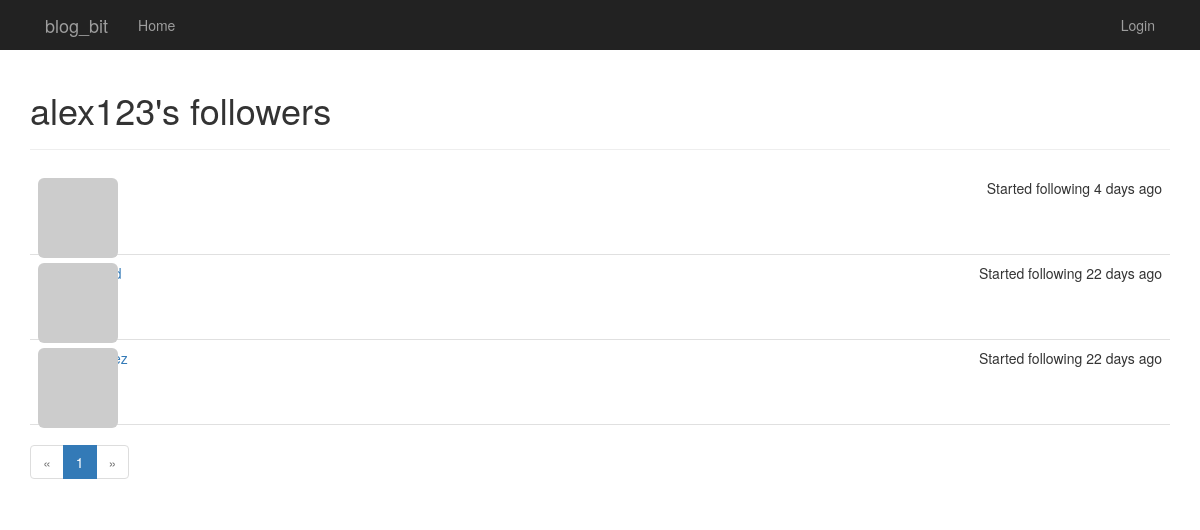
The page /followers/alex123 on the database its author committed.
### app/models/user.py (models this page shows, shortened)
class User(db.Model, UserMixin):
    id = db.Column(db.Integer, primary_key=True)
    username = db.Column(db.String(64), unique=True, index=True)
    name = db.Column(db.String(64))
    about_me = db.Column(db.Text())
    member_since = db.Column(db.DateTime(), default=datetime.utcnow)
    last_seen = db.Column(db.DateTime(), default=datetime.utcnow)
    email = db.Column(db.String(64), unique=True, index=True)
    password_hash = db.Column(db.String(128))
    pfp_hash = db.Column(db.String(32))
    confirmed = db.Column(db.Boolean, default=False)
    role_id = db.Column(db.Integer, db.ForeignKey('role.id'))
    posts = db.relationship('Post', backref='author', lazy='dynamic')
    comments = db.relationship('Comment', backref='author', lazy='dynamic')
    likes = db.relationship('Like', backref='user', lazy='dynamic')
    followed = db.relationship(
        'Follow',
        foreign_keys=[Follow.follower_id],
        backref=db.backref('follower', lazy='joined'),
        lazy='dynamic',
        cascade='all, delete-orphan'
    )
    followers = db.relationship(
        'Follow',
        foreign_keys=[Follow.followed_id],
        backref=db.backref('followed', lazy='joined'),
        lazy='dynamic',
        cascade='all, delete-orphan'
    )
    @property
    def password(self):
        raise AttributeError('Password is not a readable attribute!')
    def get_pfp(self, size=100, image_gen='retro'):
        url = 'https://secure.gravatar.com/avatar'
        return f'{url}/{self.pfp_hash}?s={size}&d={image_gen}&r=g'

### app/models/follow.py (models this page shows)
class Follow(db.Model):
    follower_id = db.Column(db.Integer, db.ForeignKey('user.id'), primary_key=True)
    followed_id = db.Column(db.Integer, db.ForeignKey('user.id'), primary_key=True)
    timestamp = db.Column(db.DateTime, default=datetime.utcnow())

### app/main/follow_views.py (the view)
@main.route('/followers/<username>')
def followers(username):
    user = User.query.filter_by(username=username).first_or_404()
    page = request.args.get('page', default=1, type=int)
    pagination = user.followers.filter(Follow.follower_id != user.id).order_by(Follow.timestamp.desc()).paginate(
        page=page,
        per_page=current_app.config['POSTS_PER_PAGE'],
    )
    follows = [{'user': item.follower, 'timestamp': item.timestamp} for item in pagination.items]
    return render_template('main/followers.html', user=user, follows=follows, pagination=pagination)

### app/auth/views.py (called while the page is built)
@auth.before_app_request
def before_request():
    current_user = flask_login.current_user
    if current_user.is_authenticated:
        current_user.ping()  # updating user last time seen property
        if not current_user.confirmed \
                and flask.request.blueprint != 'auth' \
                and flask.request.endpoint != 'static':
            return flask.redirect(flask.url_for('auth.unconfirmed'))

### app/main/main_views.py (called while the page is built)
@main.after_app_request
def after_request(response):
    for query in get_recorded_queries():
        if query.end_time >= current_app.config['SLOW_QUERY_TIME']:
            current_app.logger.warning('Slow query: %s\nParameters: %s\nDuration: %fs\nContext: %s\n' %
                                       (query.statement, query.parameters, query.duration,
                                        query.location))
    return response

### app/models/user.py (called while the page is built)
    def can(self, _):
        return False

### blog_bit.py (called while the page is built)
@app.context_processor
def inject_permissions():
    return dict(Permission=Permission)  # to use permission in templates

### app/templates/main/followers.html
{% extends 'base.html' %}
{% import 'main/components/_pagination_macros.html' as page_macros %}
{% block page_header %}
    <h1>{{ user.username }}'s followers</h1>
{% endblock %}
{% block page_content %}
    {% include 'main/components/_follows.html' %}
    {{ page_macros.pagination_widget(pagination, endpoint='main.followers', username=user.username) }}
{% endblock %}

### app/templates/main/components/_follows.html (shortened to what this page needs)
<ul class="posts">
    {% for follow in follows %}
        <li class="post">
            <div class="profile-thumbnail">
                <a href="{{ url_for('main.profile', username=follow['user'].username) }}">
                    <img class="img-rounded profile-thumbnail"
                         src="{{ follow['user'].get_pfp(size=40) }}"
                         alt="{{ follow['user'].username }} profile picture">
                </a>
            </div>
            <div class="post-date">Started following {{ moment(follow['timestamp']).fromNow() }}</div>
            <div class="post-author">
                <a href="{{ url_for('main.profile', username=follow['user'].username) }}">
                </a>
            </div>
            <div class="post-content"></div>
        </li>
    {% endfor %}
</ul>

### app/static/styles.css (style rules this page uses)
.profile-thumbnail { position: absolute; }
ul.posts { list-style-type: none; padding: 0px; margin: 16px 0px 0px 0px; }
ul.posts li.post { padding: 8px; border-bottom: 1px solid #e0e0e0; }
div.post-date { float: right; }
div.post-author { margin-left: 48px; }
div.post-content { margin-left: 48px; min-height: 48px; }

### rows shown on the page
User: username "alex123"
Follow: timestamp "4 days ago"
Follow: timestamp "22 days ago"
Follow: timestamp "22 days ago"

### other values the page prints
{{ page }} "1"
